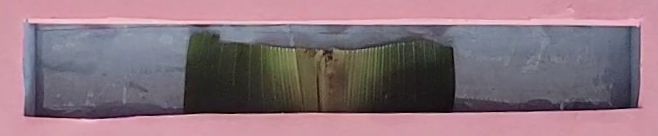
#> input picture CornLeafScan/TestLab/Tool/View Window_screenshot_26.08.20252.png, 658 x 136 px, found by its file name
$ python TestTwoPassSegmentation.py
#> lines starting #> are read from the running program, lines starting #| are printed output that depends on the picture; after the words box and inside, x2 and y2 are one past the last pixel; in counts of white or black regions, pixels touching at a corner belong together; long printed decimals are rounded
### CornLeafScan/LeafScan/Misc/ResizeForDisplay.py
# Author: Kevyn Angueira Irizarry
# Created: 2025-08-20
# Last Modified: 2025-08-20


import cv2
import numpy as np

def resize_for_display(image, max_width=1000, max_height=800):
    """ Resize image while maintaining aspect ratio for display. """
    height, width = image.shape[:2]
    scale = min(max_width / width, max_height / height)
    return cv2.resize(image, (int(width * scale), int(height * scale)))

### CornLeafScan/Test/TestTwoPassSegmentation.py
# Author: Kevyn Angueira Irizarry
# Created: 2025-09-22
# Last Modified: 2025-09-22

import cv2
import numpy as np

from LeafScan.Misc.ResizeForDisplay import resize_for_display

def mean_channel(img, mask, channel_index):
    """Compute mean of a single Lab channel under mask"""
    channel = img[:, :, channel_index]
    return cv2.mean(channel, mask=mask)[0]

# Load image and convert to Lab
img = cv2.imread("/home/icicle/VSCode/LeafAnalysis/CornLeafScan/TestLab/Tool/View Window_screenshot_26.08.20252.png")
#> img is the input picture: shape (136, 658, 3); mean B, G, R 124.4, 115.1, 137.9
lab = cv2.cvtColor(img, cv2.COLOR_BGR2LAB)
#> lab: shape (136, 658, 3); mean of channels 0, 1, 2 128.3, 138.4, 126.5

# Step 1: loose mask in Lab (keeps all greenish stuff)
lower = np.array([0, 0, 123])     # wide open range
upper = np.array([255, 150, 255])
mask = cv2.inRange(lab, lower, upper)
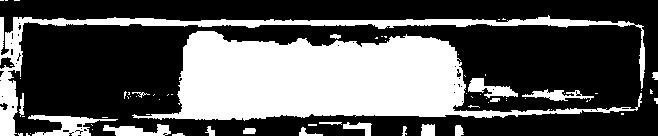
#> mask: shape (136, 658); 35.1% white; 69 white regions (49 under 20 px), largest, box (x1, y1, x2, y2) and area: (132, 31, 642, 121) 22456, (0, 15, 645, 136) 5603, (28, 115, 118, 136) 815

# Step 2: apply mask to original image
masked_img = cv2.bitwise_and(img, img, mask=mask)
kernel = np.ones((3,3), np.uint8)
masked_img = cv2.morphologyEx(masked_img, cv2.MORPH_CLOSE, kernel, iterations=2)

# Step 3: find contours on grayscale masked image
gray = cv2.cvtColor(masked_img, cv2.COLOR_BGR2GRAY)
blurred = cv2.GaussianBlur(gray, (5,5), 1)
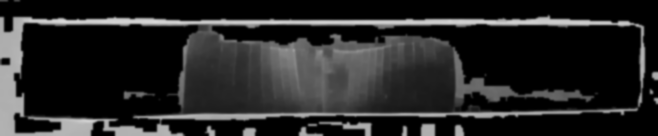
#> blurred: shape (136, 658); min 0, max 217, mean 37.3
sharp = cv2.addWeighted(gray, 1.5, blurred, -0.5, 0)
median = np.median(sharp)
#> median = 0
low = int(max(0, 0.5 * median))
#> low = 0
high = int(min(255, 1.5 * median))
#> high = 0
edges = cv2.Canny(sharp, low, high)
#> edges: shape (136, 658); 11.8% white in thin lines or dots
closed = cv2.morphologyEx(edges, cv2.MORPH_CLOSE, kernel, iterations=2)
#> closed: shape (136, 658); 32.3% white; 15 white regions (6 under 20 px), largest, box (x1, y1, x2, y2) and area: (0, 15, 646, 136) 28112, (319, 121, 372, 136) 202, (123, 91, 155, 100) 135
closed = cv2.dilate(edges, kernel, iterations=1)
#> closed: shape (136, 658); 36.6% white; 25 white regions (6 under 20 px)

# Step 5: Find contours
contours, hierarchy = cv2.findContours(closed, cv2.RETR_TREE, cv2.CHAIN_APPROX_SIMPLE)
#> contours = 480 contours, 354 with area under 20; largest, box (x1, y1, x2, y2) and area: (0, 14, 647, 136) 64533, (213, 25, 641, 112) 15819, (17, 23, 197, 131) 14498, (273, 19, 472, 25) 614, (15, 114, 60, 132) 436

all_contours = img.copy()
cv2.drawContours(all_contours, contours, -1, (0,0,255), 2)
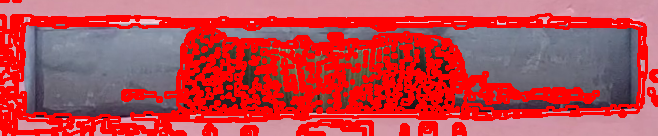
#> all_contours: shape (136, 658, 3); mean B, G, R 80.3, 72.7, 189.3

# Step 6: filter contours by greenness (mean A-channel)
A_GREEN_THRESHOLD = 132
leaf_contours = []
background_holes = []


for i, c in enumerate(contours):
    perim = cv2.arcLength(c, True)
    if perim < 50:
        continue

    mask_c = np.zeros(mask.shape, np.uint8)
    cv2.drawContours(mask_c, [c], -1, 255, -1)
    mean_A = mean_channel(lab, mask_c, 1)

    print(mean_A)
    if mean_A < A_GREEN_THRESHOLD:
        leaf_contours.append(c)

        cv2.imshow("Contour C", resize_for_display(mask_c))
        cv2.waitKey(0)
        cv2.destroyAllWindows()
    else:
        if hierarchy[0][i][3] != -1:
            background_holes.append(c)
#> this loop made 480 passes
#> perim on passes 4 to 6: 17.41, 24.83, 38.49
#| 150.728
#| 151.172
#| 150.892
#| 151.113
#| 150.627
#| 150.054
#| 150.276
#| 133.330
#> (further printed lines are left out)
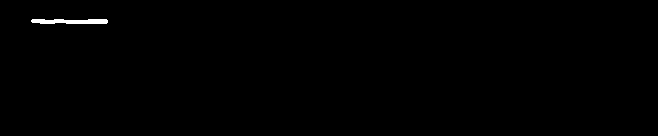
#> mask_c: shape (136, 658); 0.37% white; 1 white region
#> after the loop, background_holes = 18 contours; largest, box (x1, y1, x2, y2) and area: (17, 23, 197, 131) 14498, (273, 19, 472, 25) 614, (15, 114, 60, 132) 436, (31, 19, 108, 24) 250, (346, 104, 417, 113) 234; leaf_contours = 11 contours; largest, box (x1, y1, x2, y2) and area: (213, 25, 641, 112) 15819, (122, 90, 156, 101) 216, (480, 86, 510, 97) 150, (454, 52, 464, 85) 127, (185, 61, 200, 84) 82


# Step A: Draw leaf contours
leaf_mask = np.zeros(mask.shape, np.uint8)
for c in leaf_contours:
    cv2.drawContours(leaf_mask, [c], -1, 255, -1)
    cv2.drawContours(leaf_mask, [c], -1, 255, 2)
#> this loop made 11 passes
#> leaf_mask: shape (136, 658); 22.4% white; 5 white regions, box (x1, y1, x2, y2) and area: (212, 24, 642, 113) 19158, (121, 89, 157, 102) 354, (184, 60, 201, 85) 205, (424, 66, 438, 84) 176, (416, 90, 432, 107) 173

# Step B: Remove holes
for c in background_holes:
    cv2.drawContours(leaf_mask, [c], -1, 0, -1)
#> this loop made 18 passes
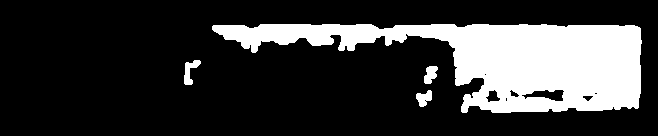
#> leaf_mask: shape (136, 658); 22% white; 4 white regions, box (x1, y1, x2, y2) and area: (212, 24, 642, 113) 19158, (184, 60, 201, 85) 205, (424, 66, 438, 84) 176, (416, 90, 432, 107) 173

# Apply mask to original image
isolated_leaf = cv2.bitwise_and(img, img, mask=leaf_mask)
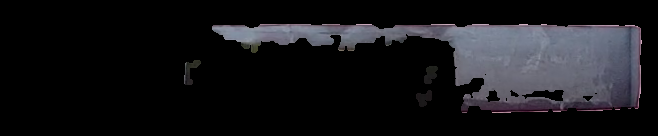
#> isolated_leaf: shape (136, 658, 3); mean B, G, R 25.5, 22.4, 22.5

# Save / show result
cv2.imwrite("/home/icicle/VSCode/LeafAnalysis/CornLeafScan/TestLab/Tool/isolated_leaf.png", isolated_leaf)

cv2.imshow("Isolated Leaf", resize_for_display(isolated_leaf))
cv2.waitKey(0)
cv2.destroyAllWindows()

cv2.imshow("Leaf Mask", resize_for_display(mask))
cv2.imshow("Leaf Result", resize_for_display(masked_img))
cv2.imshow("Contours", resize_for_display(all_contours))
cv2.imshow("Edges", resize_for_display(edges))
#> in resize_for_display (call 16), `return cv2.resize(image, (int(width * scale), int(height * scale)))`:
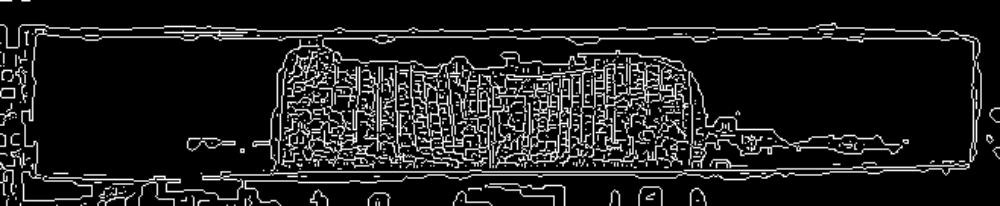
#> returned value: shape (206, 1000); min 0, max 255, mean 30
cv2.imshow("Out", resize_for_display(isolated_leaf))

cv2.waitKey(0)
cv2.destroyAllWindows()
